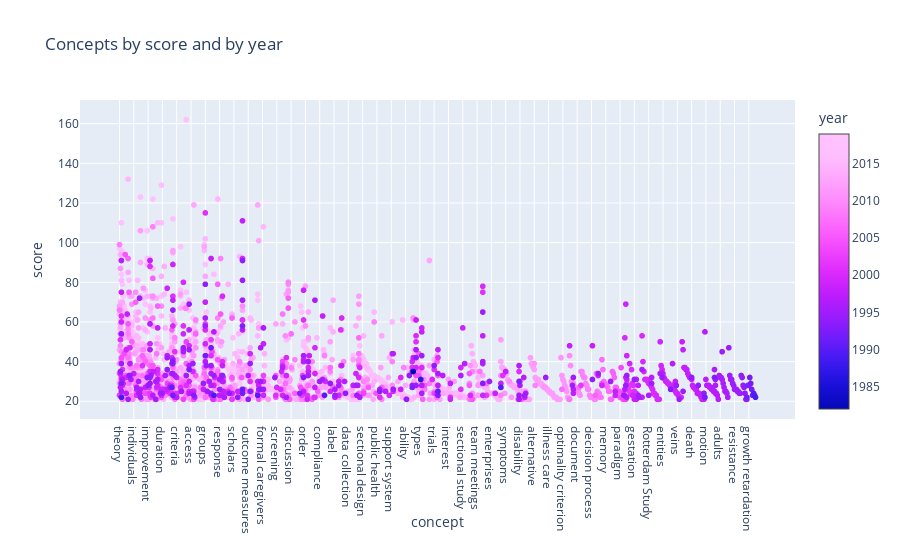

The notebook cell this image was saved under:
### Markdown cell above
## Segmenting concepts by year

### Code cell
df_by_year = df.groupby(['year', 'concept'], as_index=False).sum()
df_by_year = df_by_year.sort_values(by=["year", "score"],  ascending=False)
df_by_year = df_by_year.reset_index(drop=True)
px.scatter(df_by_year.query("score>20"), x="concept", y="score", color="year", title="Concepts by score and by year")

### Figure 1 — Plotly figure (JSON) as saved in the notebook; plotly's stock layout.template omitted (floating-point values rounded to 4 significant figures; data arrays with more than 128 entries replaced by an {"elided": "..."} marker saying what was removed)
{"data": [{"hoverlabel": {"namelength": 0}, "hovertemplate": "concept=%{x}<br>score=%{y}<br>year=%{marker.color}", "legendgroup": "", "marker": {"color": {"elided": "2077 int values"}, "coloraxis": "coloraxis", "symbol": "circle"}, "mode": "markers", "name": "", "showlegend": false, "type": "scattergl", "uid": "15c7424a-576b-4ef4-92d2-2e9758bc3eda", "x": {"elided": "2077 str values"}, "xaxis": "x", "y": {"elided": "2077 int values"}, "yaxis": "y"}], "layout": {"autosize": true, "coloraxis": {"colorbar": {"title": {"text": "year"}}, "colorscale": [[0, "#0508b8"], [0.08333, "#1910d8"], [0.1667, "#3c19f0"], [0.25, "#6b1cfb"], [0.3333, "#981cfd"], [0.4167, "#bf1cfd"], [0.5, "#dd2bfd"], [0.5833, "#f246fe"], [0.6667, "#fc67fd"], [0.75, "#fe88fc"], [0.8333, "#fea5fd"], [0.9167, "#febefe"], [1, "#fec3fe"]]}, "grid": {"xaxes": ["x"], "xgap": 0.1, "xside": "bottom", "yaxes": ["y"], "ygap": 0.1, "yside": "left"}, "legend": {"tracegroupgap": 0}, "title": {"text": "Concepts by score and by year"}, "xaxis": {"autorange": true, "range": [-41.04, 708.0], "title": {"text": "concept"}, "type": "category"}, "yaxis": {"autorange": true, "range": [9.178, 173.8], "title": {"text": "score"}, "type": "linear"}}}
